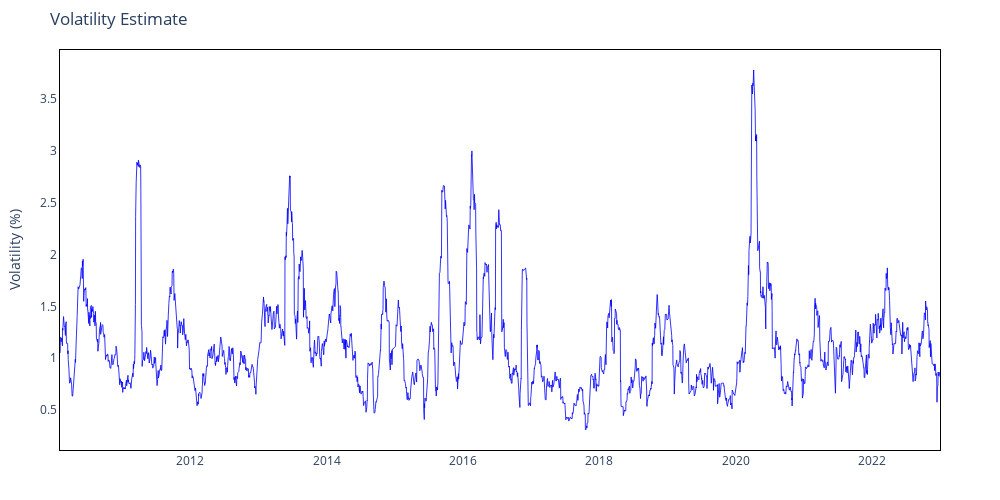
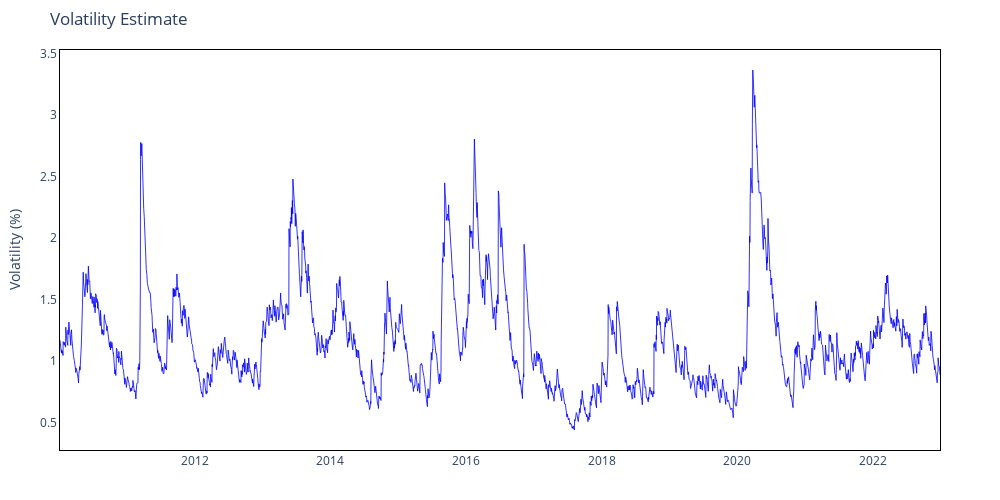

Notebook code for these charts, in order:
### Code cell
fig_ma_vol = IP.plot_volatility(result_ma["Volatility"])
fig_rm_vol = IP.plot_volatility(result_rm["Volatility"])

### Figure 1 — Plotly figure (JSON) as saved in the notebook; plotly's stock layout.template omitted (floating-point values rounded to 4 significant figures; data arrays with more than 128 entries replaced by an {"elided": "..."} marker saying what was removed)
{"data": [{"hovertemplate": "Date: %{x}<br>Volatility: %{y:.2f}%", "line": {"color": "blue", "width": 0.8}, "mode": "lines", "name": "Volatility", "type": "scatter", "x": {"elided": "2986 str values"}, "y": {"elided": "2986 float values"}}], "layout": {"height": 500, "hovermode": "x unified", "margin": {"b": 50, "l": 60, "r": 60, "t": 50}, "paper_bgcolor": "white", "plot_bgcolor": "white", "title": {"text": "Volatility Estimate"}, "width": 1000, "xaxis": {"linecolor": "black", "linewidth": 1, "mirror": true, "showline": true}, "yaxis": {"linecolor": "black", "linewidth": 1, "mirror": true, "showline": true, "title": {"text": "Volatility (%)"}}}}

### Figure 2 — Plotly figure (JSON) as saved in the notebook; plotly's stock layout.template omitted (floating-point values rounded to 4 significant figures; data arrays with more than 128 entries replaced by an {"elided": "..."} marker saying what was removed)
{"data": [{"hovertemplate": "Date: %{x}<br>Volatility: %{y:.2f}%", "line": {"color": "blue", "width": 0.8}, "mode": "lines", "name": "Volatility", "type": "scatter", "x": {"elided": "3005 str values"}, "y": {"elided": "3005 float values"}}], "layout": {"height": 500, "hovermode": "x unified", "margin": {"b": 50, "l": 60, "r": 60, "t": 50}, "paper_bgcolor": "white", "plot_bgcolor": "white", "title": {"text": "Volatility Estimate"}, "width": 1000, "xaxis": {"linecolor": "black", "linewidth": 1, "mirror": true, "showline": true}, "yaxis": {"linecolor": "black", "linewidth": 1, "mirror": true, "showline": true, "title": {"text": "Volatility (%)"}}}}
